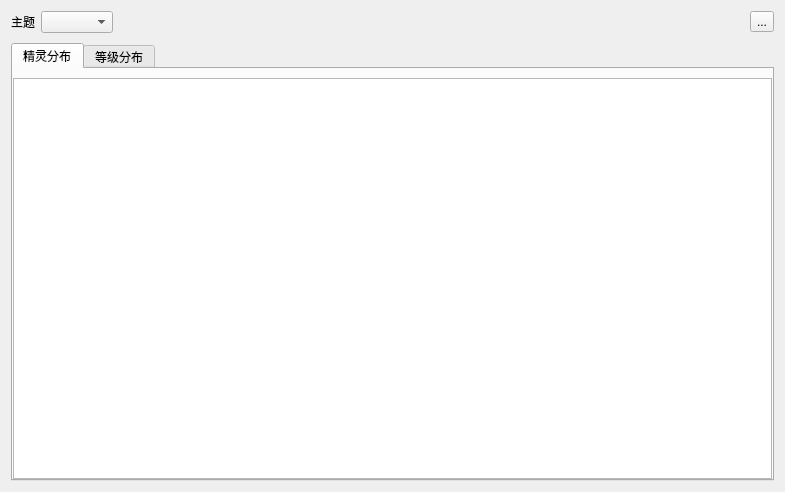
<?xml version="1.0" encoding="UTF-8"?>
<ui version="4.0">
 <class>WildMonChart</class>
 <widget class="QWidget" name="WildMonChart">
  <property name="geometry">
   <rect>
    <x>0</x>
    <y>0</y>
    <width>785</width>
    <height>492</height>
   </rect>
  </property>
  <property name="windowTitle">
   <string>野生宝可梦概览</string>
  </property>
  <layout class="QVBoxLayout" name="verticalLayout">
   <item>
    <widget class="QFrame" name="frame_TopBar">
     <property name="frameShape">
      <enum>QFrame::NoFrame</enum>
     </property>
     <property name="frameShadow">
      <enum>QFrame::Plain</enum>
     </property>
     <layout class="QHBoxLayout" name="horizontalLayout_2">
      <property name="leftMargin">
       <number>0</number>
      </property>
      <property name="topMargin">
       <number>0</number>
      </property>
      <property name="rightMargin">
       <number>0</number>
      </property>
      <property name="bottomMargin">
       <number>4</number>
      </property>
      <item>
       <widget class="QLabel" name="label_Theme">
        <property name="text">
         <string>主题</string>
        </property>
       </widget>
      </item>
      <item>
       <widget class="QComboBox" name="comboBox_Theme"/>
      </item>
      <item>
       <spacer name="horizontalSpacer_2">
        <property name="orientation">
         <enum>Qt::Horizontal</enum>
        </property>
        <property name="sizeHint" stdset="0">
         <size>
          <width>40</width>
          <height>20</height>
         </size>
        </property>
       </spacer>
      </item>
      <item>
       <widget class="QToolButton" name="button_Help">
        <property name="text">
         <string>...</string>
        </property>
        <property name="icon">
         <iconset resource="../resources/images.qrc">
          <normaloff>:/icons/help.ico</normaloff>:/icons/help.ico</iconset>
        </property>
       </widget>
      </item>
     </layout>
    </widget>
   </item>
   <item>
    <widget class="QTabWidget" name="tabWidget">
     <property name="currentIndex">
      <number>0</number>
     </property>
     <widget class="QWidget" name="tabSpecies">
      <attribute name="title">
       <string>精灵分布</string>
      </attribute>
      <layout class="QVBoxLayout" name="verticalLayout_2">
       <property name="leftMargin">
        <number>0</number>
       </property>
       <property name="rightMargin">
        <number>0</number>
       </property>
       <property name="bottomMargin">
        <number>0</number>
       </property>
       <item>
        <widget class="QChartView" name="chartView_SpeciesDistribution">
         <property name="renderHints">
          <set>QPainter::Antialiasing</set>
         </property>
        </widget>
       </item>
      </layout>
     </widget>
     <widget class="QWidget" name="tabLevels">
      <attribute name="title">
       <string>等级分布</string>
      </attribute>
      <layout class="QVBoxLayout" name="verticalLayout_3">
       <property name="leftMargin">
        <number>0</number>
       </property>
       <property name="topMargin">
        <number>0</number>
       </property>
       <property name="rightMargin">
        <number>0</number>
       </property>
       <property name="bottomMargin">
        <number>0</number>
       </property>
       <item>
        <widget class="QFrame" name="frame">
         <property name="frameShape">
          <enum>QFrame::NoFrame</enum>
         </property>
         <property name="frameShadow">
          <enum>QFrame::Plain</enum>
         </property>
         <layout class="QHBoxLayout" name="horizontalLayout">
          <property name="topMargin">
           <number>12</number>
          </property>
          <property name="bottomMargin">
           <number>0</number>
          </property>
          <item>
           <widget class="QLabel" name="label_Group">
            <property name="text">
             <string>组</string>
            </property>
           </widget>
          </item>
          <item>
           <widget class="QComboBox" name="comboBox_Group">
            <property name="editable">
             <bool>false</bool>
            </property>
            <property name="sizeAdjustPolicy">
             <enum>QComboBox::AdjustToMinimumContentsLengthWithIcon</enum>
            </property>
            <property name="minimumContentsLength">
             <number>8</number>
            </property>
           </widget>
          </item>
          <item>
           <spacer name="horizontalSpacer">
            <property name="orientation">
             <enum>Qt::Horizontal</enum>
            </property>
            <property name="sizeHint" stdset="0">
             <size>
              <width>40</width>
              <height>20</height>
             </size>
            </property>
           </spacer>
          </item>
          <item>
           <widget class="QGroupBox" name="groupBox_Species">
            <property name="title">
             <string>独立显示</string>
            </property>
            <property name="checkable">
             <bool>true</bool>
            </property>
            <property name="checked">
             <bool>false</bool>
            </property>
            <layout class="QFormLayout" name="formLayout">
             <property name="leftMargin">
              <number>4</number>
             </property>
             <property name="topMargin">
              <number>4</number>
             </property>
             <property name="rightMargin">
              <number>4</number>
             </property>
             <property name="bottomMargin">
              <number>4</number>
             </property>
             <item row="0" column="0">
              <widget class="QLabel" name="label_Species">
               <property name="text">
                <string>精灵种类</string>
               </property>
              </widget>
             </item>
             <item row="0" column="1">
              <widget class="NoScrollComboBox" name="comboBox_Species">
               <property name="editable">
                <bool>true</bool>
               </property>
               <property name="insertPolicy">
                <enum>QComboBox::NoInsert</enum>
               </property>
               <property name="sizeAdjustPolicy">
                <enum>QComboBox::AdjustToMinimumContentsLengthWithIcon</enum>
               </property>
               <property name="minimumContentsLength">
                <number>12</number>
               </property>
              </widget>
             </item>
            </layout>
           </widget>
          </item>
         </layout>
        </widget>
       </item>
       <item>
        <widget class="QChartView" name="chartView_LevelDistribution">
         <property name="renderHints">
          <set>QPainter::Antialiasing</set>
         </property>
        </widget>
       </item>
      </layout>
     </widget>
    </widget>
   </item>
  </layout>
 </widget>
 <customwidgets>
  <customwidget>
   <class>QChartView</class>
   <extends>QGraphicsView</extends>
   <header>QtCharts</header>
  </customwidget>
  <customwidget>
   <class>NoScrollComboBox</class>
   <extends>QComboBox</extends>
   <header>noscrollcombobox.h</header>
  </customwidget>
 </customwidgets>
 <resources>
  <include location="../resources/images.qrc"/>
 </resources>
 <connections/>
</ui>
